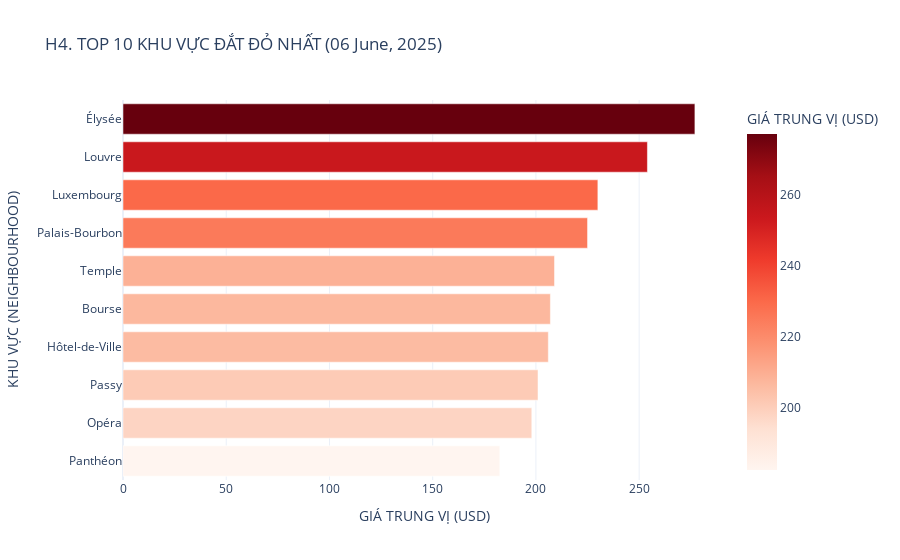

The notebook cell this image was saved under:
### Code cell
# =========================================================================
## 📈 4. TOP 10 GIÁ (paris_04_top10_price.pdf) - BIỂU ĐỒ CỘT NGANG
# =========================================================================
print("\nĐang tạo biểu đồ 4: Top 10 khu vực có giá cao nhất...")
latest_date = df_price_nhood['snapshot_date'].max()
df_latest_nhood = df_price_nhood[df_price_nhood['snapshot_date'] == latest_date]

# Lọc Top 10 và sắp xếp giảm dần (đắt nhất lên đầu)
top_10_price = df_latest_nhood.sort_values(by='median_price', ascending=False).head(10)

# Tạo biểu đồ cột ngang
fig_top10 = px.bar(
    top_10_price, 
    x='median_price', # Trục x là giá
    y='neighbourhood_cleansed', # Trục y là khu vực
    orientation='h', # Cột ngang
    color='median_price', # Tô màu theo giá trị
    color_continuous_scale=px.colors.sequential.Reds, # Dải màu Đỏ
    title=f'H4. TOP 10 KHU VỰC ĐẮT ĐỎ NHẤT ({latest_date.strftime("%d %B, %Y")})',
    labels={'median_price': 'GIÁ TRUNG VỊ (USD)', 'neighbourhood_cleansed': 'KHU VỰC (NEIGHBOURHOOD)'},
)

# Sắp xếp trục Y (Khu vực) theo giá trị (giảm dần từ trên xuống)
fig_top10.update_layout(
    yaxis={'categoryorder': 'total ascending'}, # Đảo ngược thứ tự trục Y để giá trị cao nhất ở trên cùng
    xaxis_title='GIÁ TRUNG VỊ (USD)',
    yaxis_title='KHU VỰC (NEIGHBOURHOOD)'
)

fig_top10.show()
# Lưu file vào thư mục figures/
fig_top10.write_image(FIGURES_DIR / 'paris_04_top10_price.pdf') 
print("✅ Đã lưu paris_04_top10_price.pdf")

### Figure 1 — Plotly figure (JSON) as saved in the notebook; plotly's stock layout.template omitted (floating-point values rounded to 4 significant figures)
{"data": [{"hovertemplate": "GIÁ TRUNG VỊ (USD)=%{marker.color}<br>KHU VỰC (NEIGHBOURHOOD)=%{y}<extra></extra>", "legendgroup": "", "marker": {"color": [277.0, 254.0, 230.0, 225.0, 209.0, 207.0, 206.0, 201.0, 198.0, 182.5], "coloraxis": "coloraxis", "pattern": {"shape": ""}}, "name": "", "orientation": "h", "showlegend": false, "textposition": "auto", "type": "bar", "x": [277.0, 254.0, 230.0, 225.0, 209.0, 207.0, 206.0, 201.0, 198.0, 182.5], "xaxis": "x", "y": ["Élysée", "Louvre", "Luxembourg", "Palais-Bourbon", "Temple", "Bourse", "Hôtel-de-Ville", "Passy", "Opéra", "Panthéon"], "yaxis": "y"}], "layout": {"barmode": "relative", "coloraxis": {"colorbar": {"title": {"text": "GIÁ TRUNG VỊ (USD)"}}, "colorscale": [[0, "rgb(255,245,240)"], [0.125, "rgb(254,224,210)"], [0.25, "rgb(252,187,161)"], [0.375, "rgb(252,146,114)"], [0.5, "rgb(251,106,74)"], [0.625, "rgb(239,59,44)"], [0.75, "rgb(203,24,29)"], [0.875, "rgb(165,15,21)"], [1, "rgb(103,0,13)"]]}, "legend": {"tracegroupgap": 0}, "title": {"text": "H4. TOP 10 KHU VỰC ĐẮT ĐỎ NHẤT (06 June, 2025)"}, "xaxis": {"anchor": "y", "domain": [0, 1], "title": {"text": "GIÁ TRUNG VỊ (USD)"}}, "yaxis": {"anchor": "x", "categoryorder": "total ascending", "domain": [0, 1], "title": {"text": "KHU VỰC (NEIGHBOURHOOD)"}}}}
